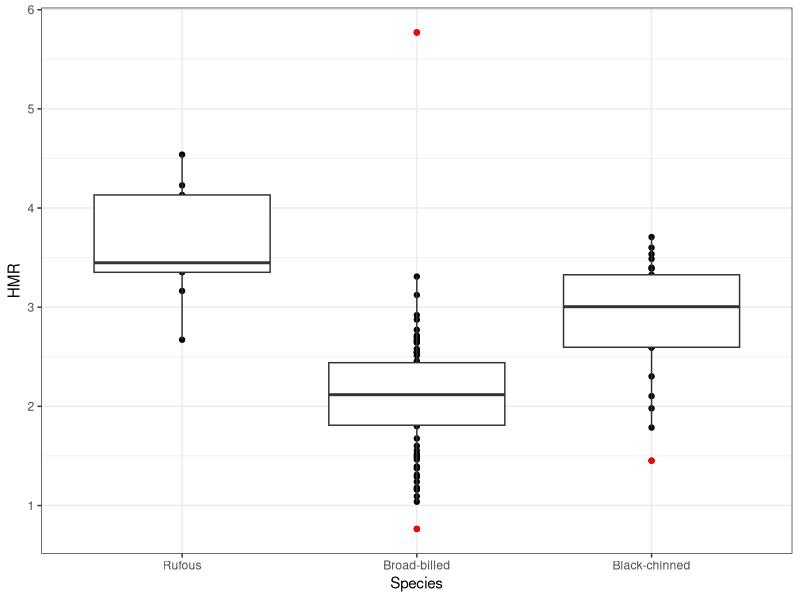
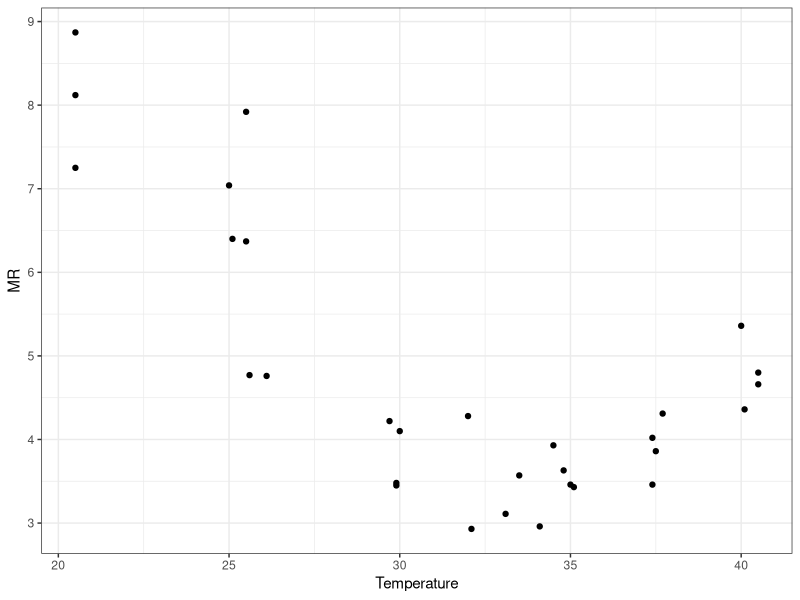
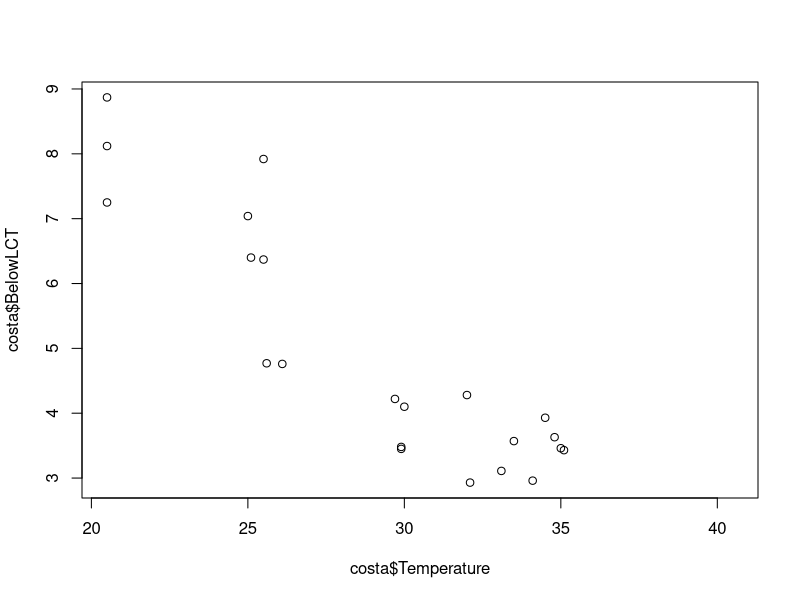
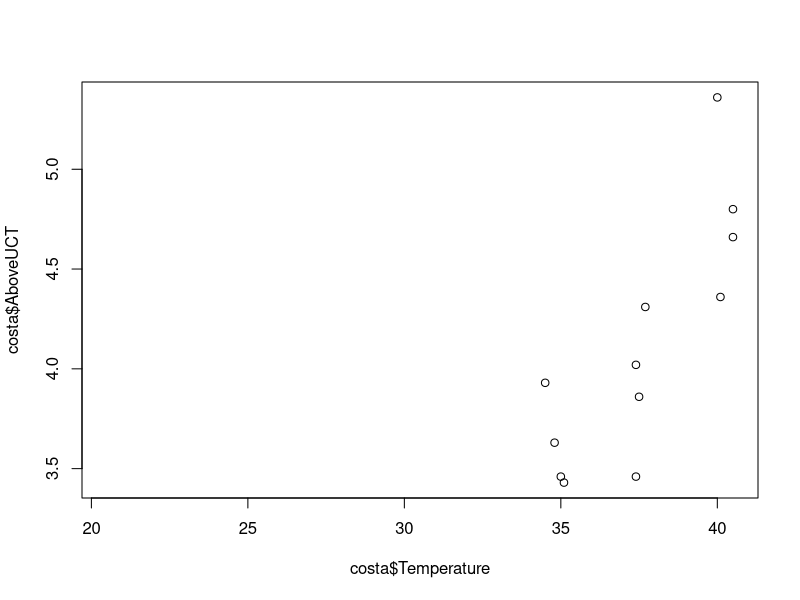

R code for these plots, in order:
library(reshape)
library(ggplot2)

setwd("C:\\Users\\ANUSHA\\Dropbox\\Anusha_personal\\Thesis proposal\\R_csv\\AZ")

costa <- read.csv("Costa1986_Don.csv")
costaVO2 <- read.csv("Costa1986_DonVO2.csv")
bblh <- read.csv("BroadBill.csv")
hmr <- read.csv("HMR_AZ_11_20.csv")
names(hmr) <- c("Rufous", "Broad-billed", "Black-chinned")

m.hmr <- melt(hmr, na.rm = T)
names(m.hmr) <- c("Species", "HMR")

## HMR
hmr.bblh <- m.hmr$HMR[m.hmr$Species=="Broad-billed"]
q.hmr <- quantile(hmr.bblh,probs=seq(0.33,1))
mean(hmr.bblh[hmr.bblh>q.hmr])

## Below LCT for broadbills
lm.below <- lm(bblh$Normothermic~bblh$TempC)

## Below LCT and above UCT for Costas
below <- costa[costa$Temperature<=32,]
lm.belowcosta <- lm(below$BelowLCT~below$Temperature)
lm.abovecosta <- lm(costaVO2$AboveVO2~costaVO2$Temperature)

lm.aboveCosta_pergram <- lm(costa$AboveUCT~costa$Temperature)

## BMR calculated from extrapolating BBLH summer 2012 data down to presumed LCT of 32&deg;C
bmrBBLH <- 0.23846
yinterceptBBLH <- (lm.abovecosta$coefficients[2]*35)-bmrBBLH

yinterceptBBLH <- (0.0144*35)-bmrBBLH

## hmr unscaled by body mass
hmr_comparison <- ggplot(m.hmr, aes(x=Species, y=HMR)) + geom_point() + 
  geom_boxplot(outlier.colour="red") + theme_bw()
hmr_comparison

## Plot temperatures
ggplot(costa, aes(Temperature, MR)) + geom_point() + theme_bw()
plot(costa$BelowLCT~costa$Temperature)
plot(costa$AboveUCT~costa$Temperature)
